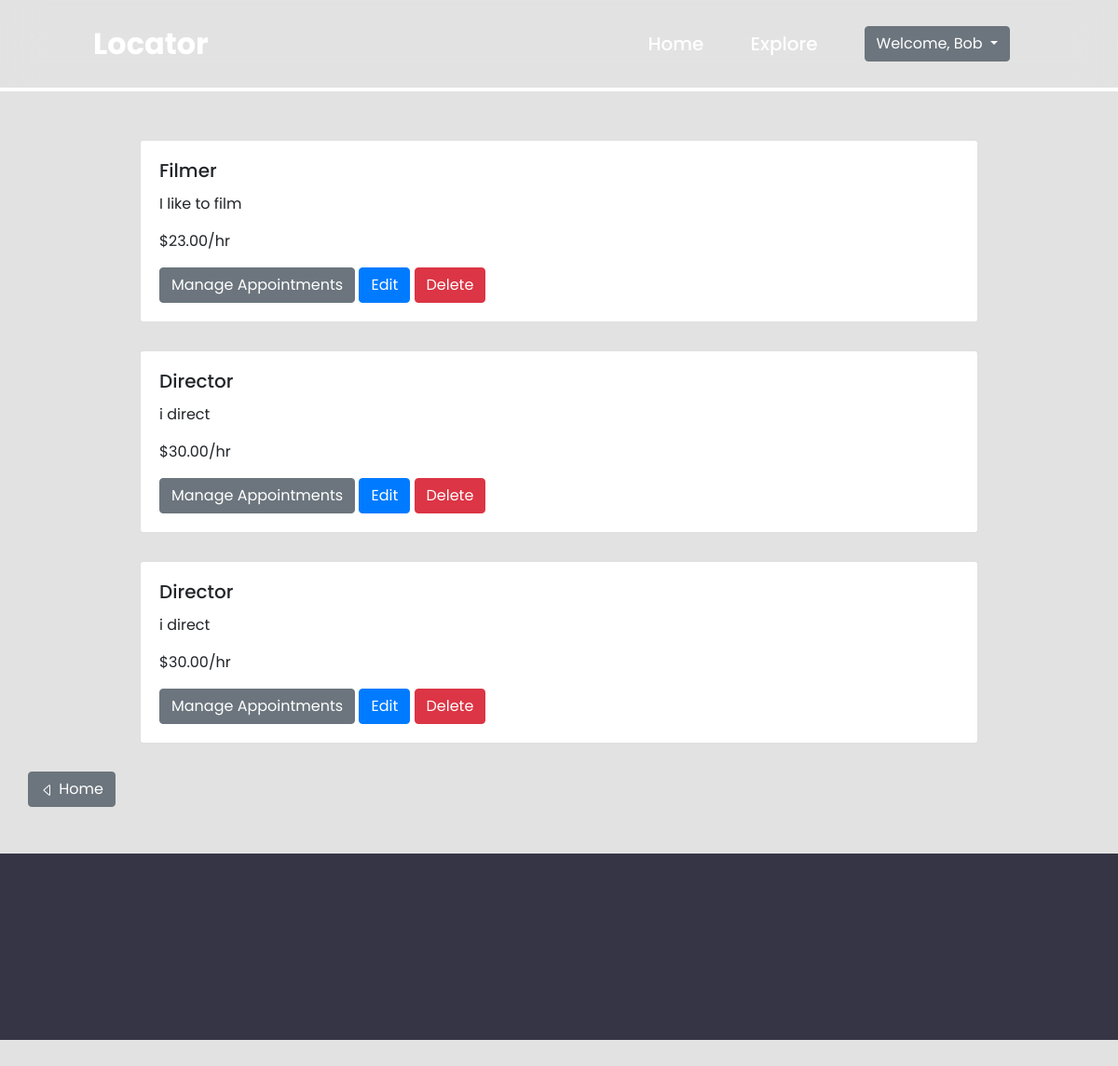
Page /services/ (signed in) on the earlier database version.
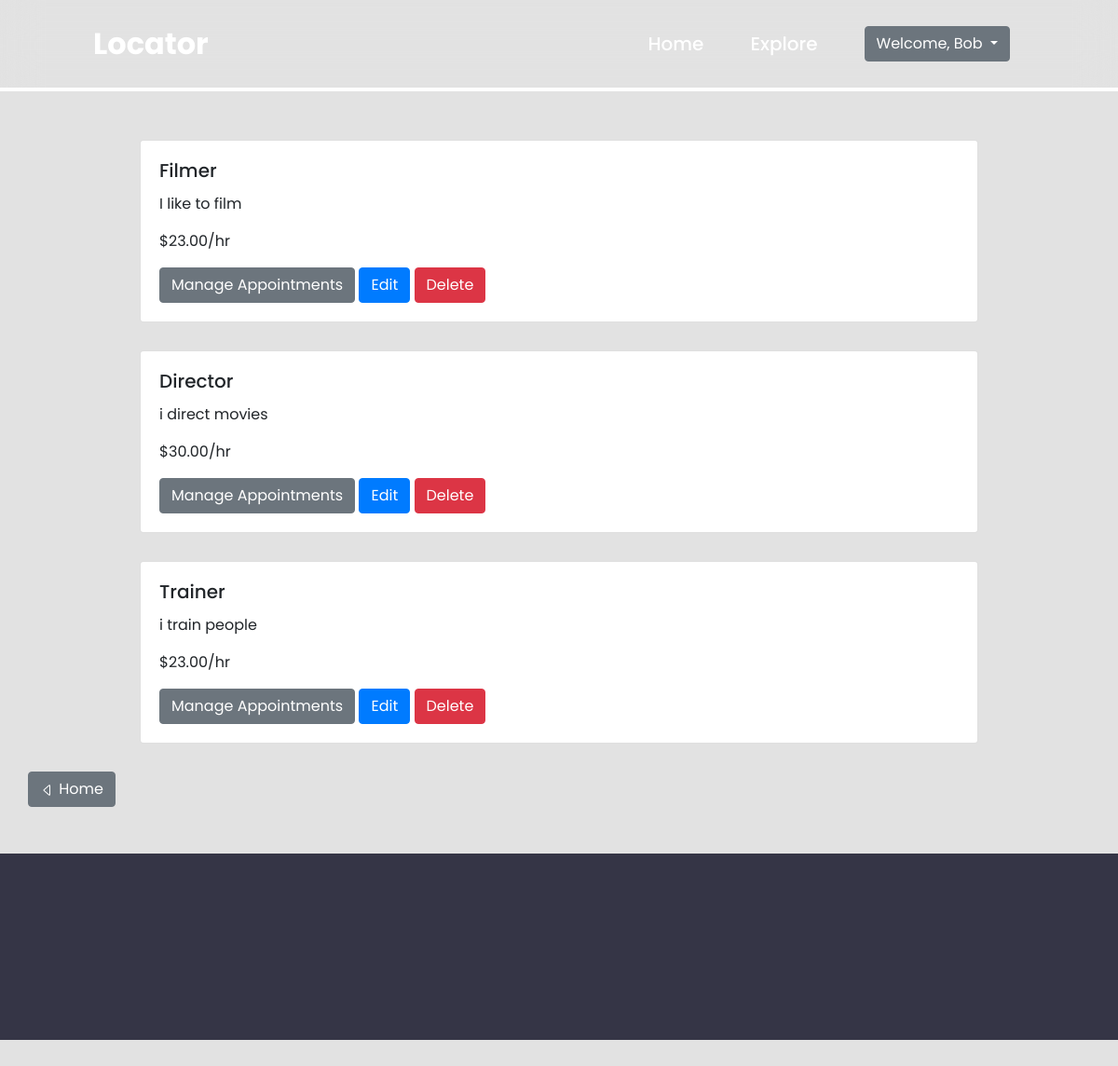
Same page on the later database version.
### posting_service/models.py (models this page shows)
class Service(models.Model):
  ServiceID = models.CharField(max_length=8, default=generate_unique_code, unique=True)
  freelancer = models.ForeignKey(User, on_delete=models.CASCADE, null=True, blank=True)
  serviceName = models.CharField(max_length=250)
  description = models.TextField()
  price = models.DecimalField(max_digits=10, decimal_places=2)
  credentials = models.FileField(upload_to='documents/', null=True, blank=True)
  created_at = models.DateTimeField(auto_now_add=True)

### posting_service/views.py (the view)
# urls.py: path('services/', ManageServicesView, name="manage_services"),
@login_required
def ManageServicesView(request):
    services = Service.objects.filter(freelancer=request.user)
    return render(request, 'manage_services.html', {'services': services})

### posting_service/templates/manage_services.html (shortened to what this page needs)
{% extends "base.html" %}
{% load static %}
{% block content %}
  {% if services %}
      {% for service in services %}
        <div class="card w-75" style="margin-left: 50%; transform: translate(-50%);">
          <div class="card-body">
            <h5 class="card-title">{{ service.serviceName }}</h5>
            <p class="card-text">{{ service.description }}</p>
            <p class="card-text">${{ service.price }}/hr</p>
            <div>
                <a href="{% url 'posting_service:service_appointments' service.ServiceID %}" class="btn btn-secondary">Manage Appointments</a>
                <a href="{% url 'posting_service:edit_service' service.ServiceID %}" class="btn btn-primary">Edit</a>
                <button type="button" class="btn btn-danger delete-now" data-toggle="modal" data-target="#staticBackdrop" data-service-name="{{ service.serviceName }}" data-service-id="{{ service.ServiceID }}">Delete</button>
            </div>
          </div>
        </div>
      {% endfor %}
  {% else %}
    <div class="alert alert-info" role="alert" style="width: 75%; margin-left: 50%; transform: translate(-50%);">
      There are no services available. Click <a href="{% url 'posting_service:create-service' %}">here</a> to create a service posting.
    </div>
  {% endif %}
  <a type="button" class="btn btn-secondary" href="{% url 'home' %}" style="margin-left: 30px;">
    <svg xmlns="http://www.w3.org/2000/svg" width="16" height="16" fill="currentColor" class="bi bi-caret-left" viewBox="0 0 16 16">
    <path d="M10 12.796V3.204L4.519 8zm-.659.753-5.48-4.796a1 1 0 0 1 0-1.506l5.48-4.796A1 1 0 0 1 11 3.204v9.592a1 1 0 0 1-1.659.753"></path></svg>
    Home
  </a>
{% endblock content %}

Differences in the rows shown:
removed Service: serviceName "Director", description "i direct", price "30.00"
changed Service "Director": description "i direct" → "i direct movies"
added Service: serviceName "Trainer", description "i train people", price "23.00"
